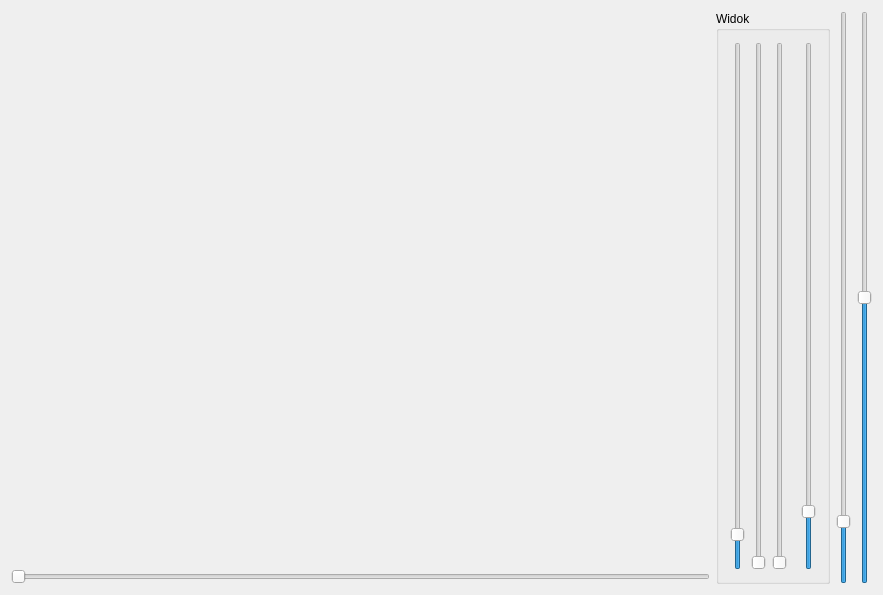
<?xml version="1.0" encoding="UTF-8"?>
<ui version="4.0">
 <class>MainWindow</class>
 <widget class="QMainWindow" name="MainWindow">
  <property name="geometry">
   <rect>
    <x>0</x>
    <y>0</y>
    <width>883</width>
    <height>595</height>
   </rect>
  </property>
  <property name="windowTitle">
   <string>MainWindow</string>
  </property>
  <widget class="QWidget" name="centralWidget">
   <layout class="QGridLayout" name="gridLayout">
    <item row="1" column="0">
     <widget class="QSlider" name="horizontalSlider_Slider">
      <property name="maximum">
       <number>10000</number>
      </property>
      <property name="orientation">
       <enum>Qt::Horizontal</enum>
      </property>
     </widget>
    </item>
    <item row="0" column="6" rowspan="2">
     <widget class="QSlider" name="verticalSliderD">
      <property name="minimum">
       <number>1</number>
      </property>
      <property name="maximum">
       <number>1000</number>
      </property>
      <property name="value">
       <number>100</number>
      </property>
      <property name="orientation">
       <enum>Qt::Vertical</enum>
      </property>
     </widget>
    </item>
    <item row="0" column="0">
     <widget class="WidgetOpenGL" name="widgetOpenGL" native="true">
      <property name="minimumSize">
       <size>
        <width>200</width>
        <height>200</height>
       </size>
      </property>
     </widget>
    </item>
    <item row="0" column="5" rowspan="2">
     <widget class="QGroupBox" name="groupBoxView">
      <property name="sizePolicy">
       <sizepolicy hsizetype="Maximum" vsizetype="Preferred">
        <horstretch>0</horstretch>
        <verstretch>0</verstretch>
       </sizepolicy>
      </property>
      <property name="title">
       <string>Widok</string>
      </property>
      <layout class="QHBoxLayout" name="horizontalLayout">
       <item>
        <widget class="QSlider" name="verticalSliderRotX">
         <property name="maximum">
          <number>3600</number>
         </property>
         <property name="value">
          <number>200</number>
         </property>
         <property name="orientation">
          <enum>Qt::Vertical</enum>
         </property>
        </widget>
       </item>
       <item>
        <widget class="QSlider" name="verticalSliderRotZ">
         <property name="maximum">
          <number>3600</number>
         </property>
         <property name="orientation">
          <enum>Qt::Vertical</enum>
         </property>
        </widget>
       </item>
       <item>
        <widget class="QSlider" name="verticalSliderRotY">
         <property name="maximum">
          <number>3600</number>
         </property>
         <property name="orientation">
          <enum>Qt::Vertical</enum>
         </property>
        </widget>
       </item>
       <item>
        <spacer name="horizontalSpacer">
         <property name="orientation">
          <enum>Qt::Horizontal</enum>
         </property>
         <property name="sizeType">
          <enum>QSizePolicy::Fixed</enum>
         </property>
         <property name="sizeHint" stdset="0">
          <size>
           <width>8</width>
           <height>20</height>
          </size>
         </property>
        </spacer>
       </item>
       <item>
        <widget class="QSlider" name="verticalSliderZoom">
         <property name="maximum">
          <number>1000</number>
         </property>
         <property name="value">
          <number>100</number>
         </property>
         <property name="orientation">
          <enum>Qt::Vertical</enum>
         </property>
        </widget>
       </item>
      </layout>
     </widget>
    </item>
    <item row="0" column="7" rowspan="2">
     <widget class="QSlider" name="verticalSliderAlpha">
      <property name="maximum">
       <number>1000</number>
      </property>
      <property name="value">
       <number>500</number>
      </property>
      <property name="orientation">
       <enum>Qt::Vertical</enum>
      </property>
     </widget>
    </item>
   </layout>
  </widget>
 </widget>
 <layoutdefault spacing="6" margin="11"/>
 <customwidgets>
  <customwidget>
   <class>WidgetOpenGL</class>
   <extends>QWidget</extends>
   <header location="global">widgetopengl.h</header>
   <container>1</container>
   <slots>
    <slot>v_transform()</slot>
   </slots>
  </customwidget>
 </customwidgets>
 <resources/>
 <connections/>
</ui>
